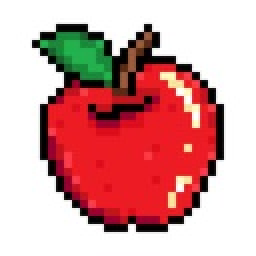
#> input picture code/apple_128.jpg, 128 x 128 px, found by its file name (shown 2 times larger)
$ python image_rotation.py
#> lines starting #> are read from the running program, lines starting #| are printed output that depends on the picture
# Problem: Implement a program to rotate an image by 90, 180, and 270 degrees.
#=============================================================================

import cv2

# Read the image
img = cv2.imread("apple_128.jpg")
#> img is the input picture: shape (128, 128, 3); mean B, G, R 157.7, 158.2, 212.3

# # Rotate the image by 90 degrees
# rotated_img_90 = cv2.rotate(img, cv2.ROTATE_90_CLOCKWISE)
# cv2.imwrite("./Week_03/apple_rotated_90.jpg", rotated_img_90)

# # Rotate the image by 180 degrees
# rotated_img_180 = cv2.rotate(img, cv2.ROTATE_180)
# cv2.imwrite("./Week_03/apple_rotated_180.jpg", rotated_img_180)

# # Rotate the image by 270 degrees
# rotated_img_270 = cv2.rotate(img, cv2.ROTATE_90_COUNTERCLOCKWISE)
# cv2.imwrite("./Week_03/apple_rotated_270.jpg", rotated_img_270)


# We can also do this by modifying the image matrix directly
# Rotate the image by 90 degrees
rotated_img_90 = cv2.transpose(img)
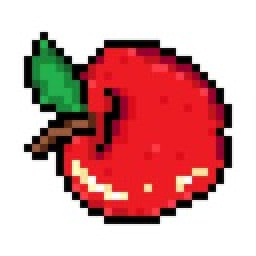
#> rotated_img_90: shape (128, 128, 3) (shown 2 times larger); mean B, G, R 157.7, 158.2, 212.3
rotated_img_90 = cv2.flip(rotated_img_90, 1) # 1 = horizontal flip, 0 = vertical flip
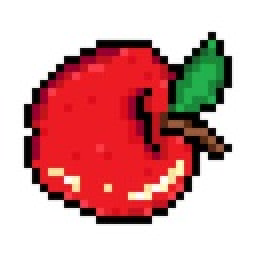
#> rotated_img_90: shape (128, 128, 3) (shown 2 times larger); mean B, G, R 157.7, 158.2, 212.3

cv2.imshow("Rotated Image 90", rotated_img_90)
cv2.waitKey(0)
